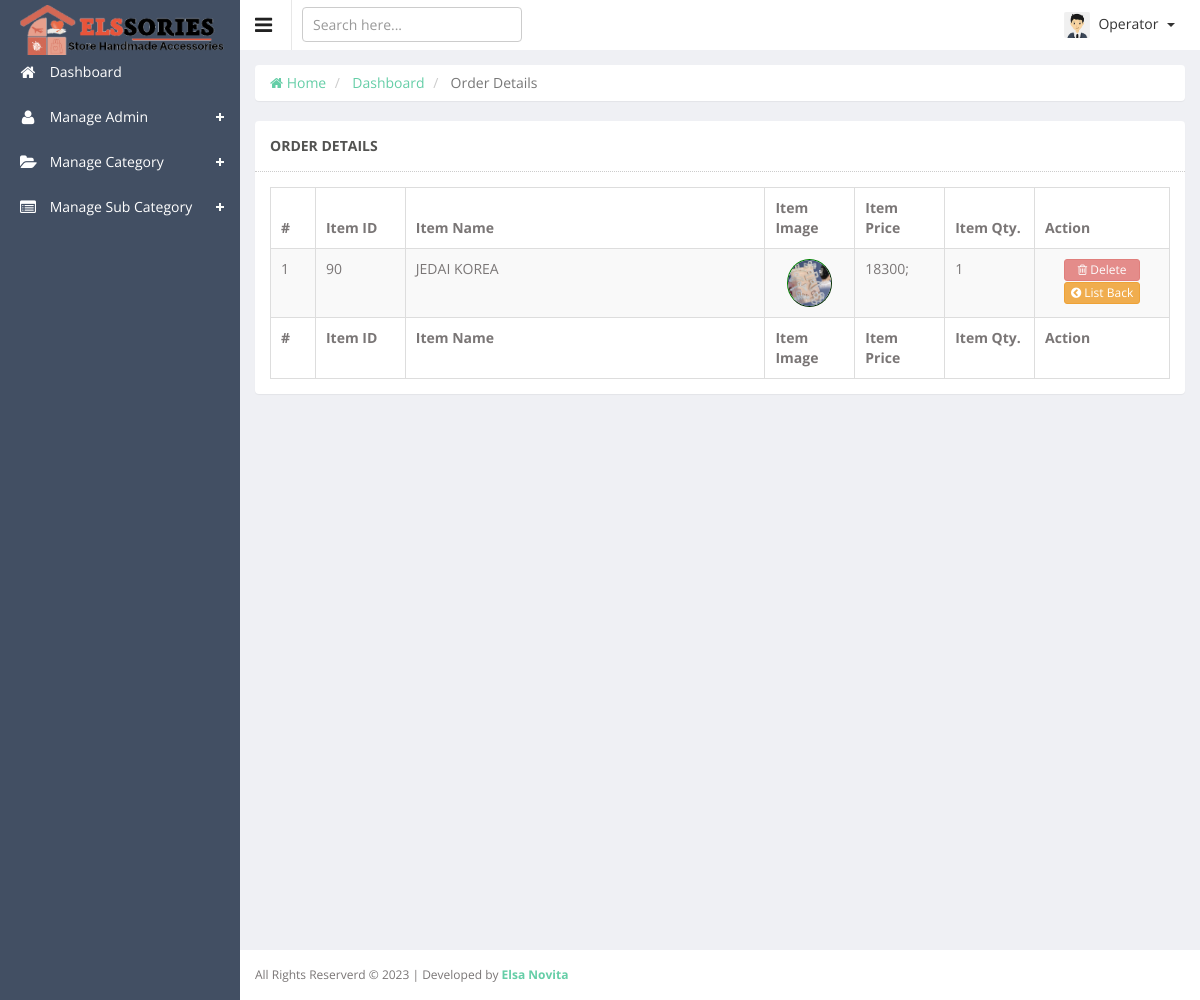
Screenshot of /admin/detail-order.php?id=12 (signed in) with the database file from the repository.
### tables this page shows
CREATE TABLE IF NOT EXISTS `order_items` (
  `id` int NOT NULL AUTO_INCREMENT COMMENT 'ORDER ITEMS ID',
  `customer_id` int NOT NULL,
  `order_id` int NOT NULL,
  `product_id` int NOT NULL,
  `product_price` double NOT NULL,
  `prod_quantity` int NOT NULL,
  `created_at` datetime DEFAULT NULL,
  `updated_at` datetime DEFAULT NULL,
  PRIMARY KEY (`id`),
  KEY `customer_id` (`customer_id`),
  KEY `order_id` (`order_id`),
  KEY `product_id` (`product_id`)
);

CREATE TABLE IF NOT EXISTS `products` (
  `id` int NOT NULL AUTO_INCREMENT COMMENT 'PRODUCTS ID',
  `category_id` int NOT NULL,
  `subcategory_id` int NOT NULL,
  `product_name` varchar(128) NOT NULL,
  `product_summary` text NOT NULL,
  `product_details` text NOT NULL,
  `product_master_image` text NOT NULL,
  `product_quantity` int NOT NULL,
  `product_price` double NOT NULL,
  `product_discount_price` double NOT NULL,
  `discount_start` datetime NOT NULL,
  `discount_ends` datetime NOT NULL,
  `product_status` enum('In Stock','Out of Stock') NOT NULL DEFAULT 'In Stock',
  `product_featured` enum('YES','NO') NOT NULL DEFAULT 'NO',
  `product_tags` varchar(512) NOT NULL,
  `created_at` datetime DEFAULT NULL,
  `updated_at` datetime DEFAULT NULL,
  `products_image_one` text,
  `products_image_two` text,
  `products_image_three` text,
  PRIMARY KEY (`id`),
  KEY `category_id` (`category_id`),
  KEY `subcategory_id` (`subcategory_id`)
);

### admin/app/Http/Controllers/View.php (called while the page is built, shortened)
<?php
class View
{
	public function loadContent($directory, $page_name)
	{
		include("resource/view/".$directory."/".$page_name.".php");
	}
}
?>

### admin/detail-order.php (called while the page is built, shortened)
<?php
include("app/Http/Controllers/View.php");
$view = new View;
$view->loadContent("include", "session");
$view->loadContent("include", "top");
$view->loadContent("content", "detail-order");
?>

### admin/app/Models/Eloquent.php (called while the page is built, shortened)
<?php
class Eloquent
{
	public $connection;
	public function __construct()
	{
		$this->connection = new PDO('mysql:host='.$GLOBALS['DBHOST'].';dbname='.$GLOBALS['DBNAME'].';charset=utf8', $GLOBALS['DBUSER'], $GLOBALS['DBPASS']);
		$this->connection->setAttribute(PDO::ATTR_ERRMODE, PDO::ERRMODE_EXCEPTION);
		$this->connection->setAttribute(PDO::ATTR_EMULATE_PREPARES, false);
	}
	public function selectJoinData($columnName, $tableName, $joinType = "INNER", $onCondition, $whereValue = 0, $formatBy = 0, $paginate = 0)
	{
		try
		{
			if($columnName == "*")
			{
				$sql1 = "SELECT ";
				$sql2 = "*";
			}
			else
			{
				$sql1 = "SELECT ";
				foreach($columnName AS $ca1Column => $ca1Value)
				{
					@$sql2 .= "$ca1Value, ";
				}
				$sql2 = rtrim(@$sql2, ", ");
			}
			$sql3 = " FROM `" . $tableName['MAIN'] . "`";
			foreach($onCondition AS $on1Column => $on1Value)
			{
				@$sql4 .= " " . $joinType . " JOIN `" . $tableName[$on1Column] . "` ON " . $on1Value[0] . " = " . $on1Value[1];
			}
			if(@$formatBy['ASC'])
				$sql7 = " ORDER BY " . $formatBy['ASC'] . " ASC";
			else if(@$formatBy['DESC'])
				$sql7 = " ORDER BY " . $formatBy['DESC'] . " DESC";
			else
				$sql7 = "";
			if($whereValue != 0)
			{
				$sql5 = " WHERE ";
				foreach($whereValue AS $wa1Column => $wa1Value)
				{
					@$sql6 .= $wa1Column . " = " . "'" . $wa1Value . "' AND ";
				}
				$sql6 = trim($sql6); $sql6 = rtrim($sql6, "AND"); $sql6 = trim($sql6);
				$preSQL = $sql1 . $sql2 . $sql3 . $sql4 . $sql5 . $sql6 . $sql7;
			}
			else
			{
				$preSQL = $sql1 . $sql2 . $sql3 . $sql4 . $sql7;
			}
			$query = $this->connection->prepare($preSQL);
			$query->execute();
			$dataSelected = $query->fetchAll(PDO::FETCH_ASSOC);
			return $dataSelected;
		}
		catch(Exception $e)
		{
			return 0;
		}
	}
}
?>

### admin/resource/view/content/detail-order.php (the view, shortened to what this page needs)
<?php
include("app/Models/Eloquent.php");
$eloquent = new Eloquent;
$columnName["1"] = "order_items.product_id ";
$columnName["2"] = "order_items.prod_quantity ";
$columnName["3"] = "products.product_name";
$columnName["4"] = "products.product_master_image";
$columnName["5"] = "products.product_price";
$tableName["MAIN"] = "order_items";
$joinType = "INNER";
$tableName["1"] = "products";
$onCondition["1"] = ["order_items.product_id", "products.id"];
$whereValue["order_items.order_id"] = @$_SESSION['SMCB_details_data'];
$orderdetailsResult = $eloquent->selectJoinData($columnName, $tableName, $joinType, $onCondition, @$whereValue);
?>
<div class="wrapper">
	<div class="row">
		<div class="col-sm-12">
			<ul class="breadcrumb panel">
				<li> <a href="dashboard.php"> <i class="fa fa-home"></i> Home </a> </li>
				<li> <a href="dashboard.php"> Dashboard </a> </li>
				<li class="active"> Order Details </li>
			</ul>
			<section class="panel">
				<header class="panel-heading">
					ORDER DETAILS
				</header>
				<div class="panel-body">
					<div class="adv-table">
						<table class="display table table-bordered table-striped" id="dynamic-table">
							<thead>
								<tr>
									<th style="width: 5%"> # </th>
									<th style="width: 10%"> Item ID </th>
									<th style="width: 40%"> Item Name </th>
									<th style="width: 10%"> Item Image </th>
									<th style="width: 10%"> Item Price </th>
									<th style="width: 10%"> Item Qty. </th>
									<th style="width: 15%"> Action </th>
								</tr>
							</thead>
							<tbody>
								<?php
									$n = 1;
									foreach ($orderdetailsResult as $eachRow)
									{
										echo '
										<tr class="gradeA">
											<td>'. $n .'</td>
											<td>'. $eachRow["product_id"] .'</td>
											<td>'. $eachRow["product_name"] .'</td>
											<td class="center">
												<a target="_blank" href="'. $GLOBALS['PRODUCT_DIRECTORY'] . $eachRow["product_master_image"] .'">
													<img src="'. $GLOBALS['PRODUCT_DIRECTORY'] . $eachRow["product_master_image"] .'" class="img-circle" style="border: 1px outset green; height: 48px; width: 45px;"/>
												</a>
											</td>
											<td>'. $eachRow["product_price"] .';</td>
											<td>'. $eachRow["prod_quantity"] .'</td>
											<td class="center">
												<a href="?aid='. $eachRow["product_id"] .'" class="btn btn-danger btn-xs disabled" style="width: 76px;">
													<i class="fa fa-trash-o"></i> Delete
												</a>
												<a href="list-order.php" class="btn btn-warning btn-xs" style="width: 76px;">
													<i class="fa fa-chevron-circle-left"></i> List Back
												</a>
											</td>
										</tr>
										';
										$n++;
									}
								?>
							</tbody>
							<tfoot>
								<tr>
									<th> # </th>
									<th> Item ID </th>
									<th> Item Name </th>
									<th> Item Image </th>
									<th> Item Price </th>
									<th> Item Qty. </th>
									<th> Action </th>
								</tr>
							</tfoot>
						</table>
					</div>
				</div>
			</section>
		</div>
	</div>
</div>

### admin/public/js/datatable/css/demo_table.css (style rules this page uses)
table.display { margin: 0 auto; clear: both; width: 100%; }
table.display thead th { padding: 3px 18px 3px 10px; border-bottom: 1px solid black; font-weight: bold; cursor: pointer; * cursor: hand; }
table.display tfoot th { padding: 3px 18px 3px 10px; border-top: 1px solid black; font-weight: bold; }
table.display td { padding: 3px 10px; }
table.display td.center { text-align: center; }
table.display tr.gradeA { background-color: #eeffee; }

### admin/public/css/custom.css (style rules this page uses)
ul, .list-unstyled { padding-left: 30px; }

### rows the page displays
order_items: product "90", product.product_name "JEDAI KOREA", product.product_master_image (picture), product.product_price "18300", prod_quantity "1"

### other values shown
$_SESSION['SMC_login_admin_name'] "Operator"
